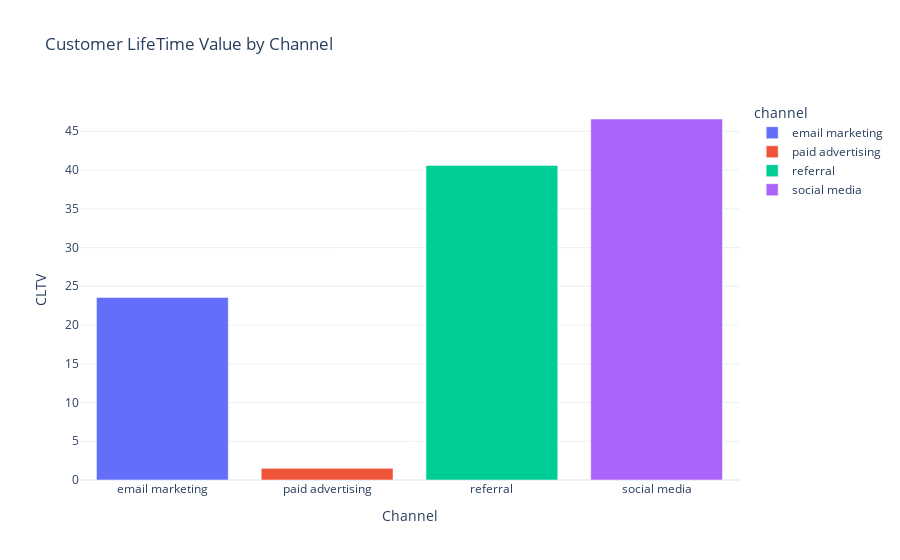

The cell this chart's notebook holds for it:
### Code cell
data['cltv'] = (data['revenue'] - data['cost']) * data['conversion_rate'] / data['cost']
#data['cltv']

channel_cltv = data.groupby('channel')['cltv'].mean().reset_index()
#channel_cltv

fig = px.bar(channel_cltv,
             x='channel',
             y='cltv',
             color='channel',
             title='Customer LifeTime Value by Channel')

fig.update_xaxes(title='Channel')
fig.update_yaxes(title='CLTV')
fig.show()

### Figure 1 — Plotly figure (JSON) as saved in the notebook; plotly's stock layout.template omitted (floating-point values rounded to 4 significant figures)
{"data": [{"hovertemplate": "channel=%{x}<br>cltv=%{y}<extra></extra>", "legendgroup": "email marketing", "marker": {"color": "#636efa", "pattern": {"shape": ""}}, "name": "email marketing", "orientation": "v", "showlegend": true, "textposition": "auto", "type": "bar", "x": ["email marketing"], "xaxis": "x", "y": [23.56], "yaxis": "y"}, {"hovertemplate": "channel=%{x}<br>cltv=%{y}<extra></extra>", "legendgroup": "paid advertising", "marker": {"color": "#EF553B", "pattern": {"shape": ""}}, "name": "paid advertising", "orientation": "v", "showlegend": true, "textposition": "auto", "type": "bar", "x": ["paid advertising"], "xaxis": "x", "y": [1.501], "yaxis": "y"}, {"hovertemplate": "channel=%{x}<br>cltv=%{y}<extra></extra>", "legendgroup": "referral", "marker": {"color": "#00cc96", "pattern": {"shape": ""}}, "name": "referral", "orientation": "v", "showlegend": true, "textposition": "auto", "type": "bar", "x": ["referral"], "xaxis": "x", "y": [40.6], "yaxis": "y"}, {"hovertemplate": "channel=%{x}<br>cltv=%{y}<extra></extra>", "legendgroup": "social media", "marker": {"color": "#ab63fa", "pattern": {"shape": ""}}, "name": "social media", "orientation": "v", "showlegend": true, "textposition": "auto", "type": "bar", "x": ["social media"], "xaxis": "x", "y": [46.58], "yaxis": "y"}], "layout": {"barmode": "relative", "legend": {"title": {"text": "channel"}, "tracegroupgap": 0}, "title": {"text": "Customer LifeTime Value by Channel"}, "xaxis": {"anchor": "y", "categoryarray": ["email marketing", "paid advertising", "referral", "social media"], "categoryorder": "array", "domain": [0, 1], "title": {"text": "Channel"}}, "yaxis": {"anchor": "x", "domain": [0, 1], "title": {"text": "CLTV"}}}}
